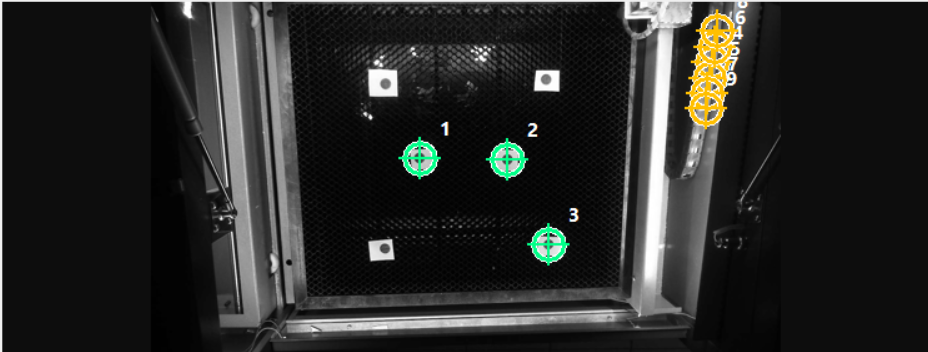
#> input picture Captura de pantalla 2026-09-30 155224.png, 928 x 352 px
$ python -i hybrid_vision.py   (imports and definitions only)   (older library calls are emulated)
#> lines starting #> are read from the running program, lines starting #| are printed output that depends on the picture; after the words box and inside, x2 and y2 are one past the last pixel; in counts of white or black regions, pixels touching at a corner belong together
# SPDX-License-Identifier: GPL-3.0-or-later
# Copyright (C) 2026 JesPezz

"""Vision hibrida para laser CO2 con controladora Ruida.

Cenital (coarse) -> marca de registro en mm via homografia.
Cabezal (fine)   -> microscopio: recentra la marca con submicro precision.

Flujo: calibrate -> run. Configuracion y homografia en calib.json.
"""

import argparse
import itertools
import json
import math
import os
import sys
import time

import cv2
import numpy as np

try:
    import msvcrt
except ImportError:      # fuera de Windows no hay consola que leer
    msvcrt = None

import ruida

HERE = os.path.dirname(os.path.abspath(__file__))
CFG = os.path.join(HERE, "calib.json")
BED_PNG = os.path.join(HERE, "bed.png")
MARKS_PNG = os.path.join(HERE, "marks.png")
HEAD_PNG = os.path.join(HERE, "cabeza.png")
# el orden importa: DSHOW es el que funciona con camaras USB en Windows
BACKENDS = [getattr(cv2, "CAP_DSHOW", -1), cv2.CAP_ANY]
DEFAULTS = {
    "ip": "192.168.1.50",
    "top_cam": 2,
    "head_cam": 0,
    "res": [1920, 1080],
    "top_res": [1920, 1080],
    "head_res": [1280, 720],
    "fps": 30,
    "park": [20.0, 20.0],
    "head_fov_mm": 30.0,
    "head_flip_x": 1,
    "head_flip_y": 1,
    "wasd_flip": 0,
    "cam_offset_mm": [0.0, 0.0],
    "marks": 2,
    "settle": 1.5,
    "min_area": 8,
    "max_area": 40000,
    "thr": 0,
    "exposure": None,
    "gain": None,
}


# [13 lines left out: function load_cfg, not called in this run]


def save_cfg(cfg):
    json.dump(cfg, open(CFG, "w"), indent=2)
    print("guardado %s" % CFG)


# --------------------------------------------------------------------- camaras

# [144 lines left out: functions open_cam, grab, read_gris, fit_circulo, _cross_score, not called in this run]


def find_marks(gray, roi=None, min_area=8, max_area=40000, thr=0, merge=1,
               show=False, min_circularity=0.0, max_aspect_ratio=float("inf"),
               forma="centroide", close=0, min_cross=0.0, adaptive=None):
    """Marcas de registro: componentes oscuros de area plausible, centro
    subpixel por momentos. `min_circularity` permite excluir textura, reflejos
    y bordes cuando la vista solo debe resaltar marcas redondas.

    `forma="circulo"` cambia SOLO como se calcula el centro, por `fit_circulo`.
    Por defecto sigue el centroide porque la calibracion se hizo con el: el
    ajuste de aro solo lo usa el centrado, que va a 0.0255 mm/px.

    `merge` agrupa en una sola marca las detecciones cuyos centroides caen en el
    mismo pixel. El tag de LightBurn es un aro con la cruz dentro, y sin esto son
    dos blobs: dos detecciones y dos marcas fantasma. Como el centroide de un aro
    y el de una cruz concentricos caen ambos en el centro del tag, agrupar por
    centroide las junta sin depender de la separacion entre aro y cruz, que
    cambia con el tamano. Los tags sueltos de la cama van tan lejos que no se
    tocan.

    `close` aplica un cierre morfologico de ese tamano antes de etiquetar: une
    los trozos de una marca rota por brillos o por el borde de la hoja. Es
    pequeno (3 px) para no juntar manchas vecinas.

    `min_cross` exige que el componente tenga una cruz dentro (el tag de Print
    and Cut) y descarta discos lisos, aros y cuadrados de los disenos impresos.
    Se mide con `_cross_score` sobre el recorte del componente.

    `adaptive=(bloque, C)` usa umbral adaptativo en vez de Otsu. Sirve cuando la
    luz no es uniforme y una de las dos marcas sale mucho mas clara que la otra:
    Otsu se queda con la oscura y la clara se pierde. `thr` se ignora entonces."""
#> called with min_area = 8, max_area = 40000, thr = 0, merge = 1, show = False, min_circularity = 0, max_aspect_ratio = inf, forma = 'centroide'
    x0, y0 = (roi[0], roi[1]) if roi else (0, 0)
    g = gray[y0:roi[3], x0:roi[2]] if roi else gray
    if adaptive:
        block, c = adaptive
        binimg = cv2.adaptiveThreshold(
            g, 255, cv2.ADAPTIVE_THRESH_GAUSSIAN_C,
            cv2.THRESH_BINARY_INV, int(block), float(c)) // 255
    elif thr:
        binimg = (g < thr).astype(np.uint8)
    else:
        binimg = cv2.threshold(g, 0, 255, cv2.THRESH_BINARY_INV + cv2.THRESH_OTSU)[1] // 255
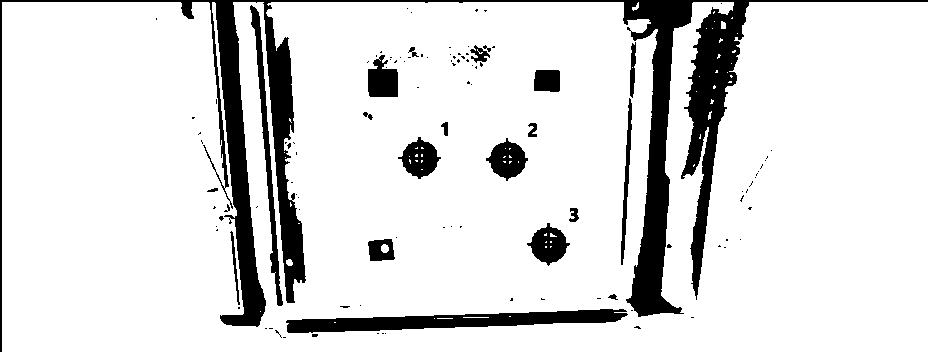
#> binimg: shape (352, 928); values 0 (black) and 1 (white), 87.1% white; 113 black regions (91 under 20 px), largest, box (x1, y1, x2, y2) and area: (0, 0, 928, 352) 29133, (286, 309, 628, 333) 4247, (250, 5, 283, 306) 1698
    if close:
        binimg = cv2.morphologyEx(binimg, cv2.MORPH_CLOSE,
                                  np.ones((int(close), int(close)), np.uint8))
    n, lab, stats, _ = cv2.connectedComponentsWithStats(binimg, 8)
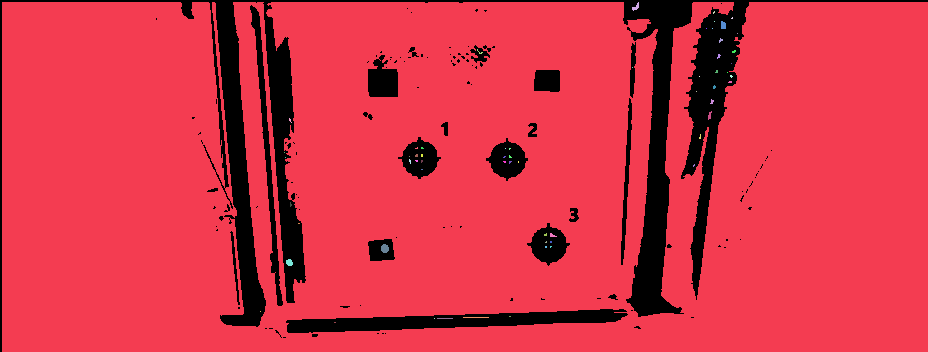
#> lab: shape (352, 928) int32; 62 distinct labels, from 0 to 61; one colour per label, 0 black
#> n = 62; stats = 62 rows, first 6: [0, 0, 928, 352, 42074], [2, 2, 926, 350, 284116], [632, 2, 7, 9, 30], [713, 11, 2, 3, 4], [731, 17, 2, 2, 3], [714, 21, 1, 1, 1]
    out = []
    for i in range(1, n):
        a = stats[i, cv2.CC_STAT_AREA]
        if a < min_area or a > max_area:
            continue
        x, y, w, h = stats[i, :4]
        aspect_ratio = max(w, h) / max(1, min(w, h))
        if aspect_ratio > max_aspect_ratio:
            continue
        component = (lab[y:y + h, x:x + w] == i).astype(np.uint8)
        if min_circularity:
            contours, _ = cv2.findContours(
                component, cv2.RETR_EXTERNAL, cv2.CHAIN_APPROX_SIMPLE)
            if not contours:
                continue
            contour = max(contours, key=cv2.contourArea)
            perimeter = cv2.arcLength(contour, True)
            if perimeter <= 0:
                continue
            circularity = 4.0 * math.pi * cv2.contourArea(contour) / perimeter ** 2
            if circularity < min_circularity:
                continue
        if min_cross and _cross_score(g[y:y + h, x:x + w]) < min_cross:
            continue
        if forma == "circulo":
            c = fit_circulo(component)
            if c is None:
                continue
            centro = c
        else:
            m = cv2.moments(component)
            if m["m00"] <= 0:
                continue
            centro = (m["m10"] / m["m00"], m["m01"] / m["m00"])
        out.append((x0 + x + centro[0], y0 + y + centro[1], int(a)))
#> this loop made 61 passes
#> (a, x, y, w, h, aspect_ratio, component, centro) on passes 12, 21, 32: (9, 732, 50, 4, 3, 1.33, [[0, 0, 1, 1], [1, 1, 1, 1], [1, 1, 1, 0]], (1.56, 1.11)), (9, 713, 85, 3, 4, 1.33, [[0, 1, 0], [1, 1, 1], [1, 1, 1], [1, 1, 0]], (0.889, 1.67)), (8, 415, 154, 3, 3, 1, [[0, 1, 1], [1, 1, 1], [1, 1, 1]], (1.12, 1.12))
#> (a, x, y, w, h, aspect_ratio, centro) on passes 2, 6, 10, 11, 13, 23: (30, 632, 2, 7, 9, 1.29, (3.5, 4.7)), (36, 721, 21, 5, 8, 1.6, (1.86, 3.86)), (11, 719, 38, 4, 5, 1.25, (1.27, 1.91)), (9, 477, 49, 6, 5, 1.2, (2.33, 2.67)), (11, 717, 54, 4, 5, 1.25, (1.36, 1.82)), (12, 710, 99, 4, 5, 1.25, (1.58, 2.25))
#> after the loop, out = 15 items, first 6: (635.5, 6.7, 30), (722.9, 24.86, 36), (720.3, 39.91, 11), (479.3, 51.67, 9), (733.6, 51.11, 9), (718.4, 55.82, 11)
    out.sort(key=lambda p: p[2], reverse=True)
    if merge:
        # De mayor a menor area: cada deteccion se une a la primera del grupo
        # que ya tenga el centro a menos de `merge` pixeles, y el centro del
        # grupo es la media ponderada por area.
        grupos = []
        for u, v, a in out:
            for j, (U, V, A) in enumerate(grupos):
                if abs(U - u) <= merge and abs(V - v) <= merge:
                    t = A + a
                    grupos[j] = ((U * A + u * a) / t, (V * A + v * a) / t, t)
                    break
            else:
                grupos.append((u, v, a))
#> this loop made 15 passes
#> (u, v, a) on passes 1 to 12: (384.4, 248.1, 58), (289, 262.1, 39), (722.9, 24.86, 36), (635.5, 6.7, 30), (475.5, 317, 26), (709.3, 115.1, 21), (552.1, 235, 17), (444.5, 318, 16), (711.6, 101.2, 12), (720.3, 39.91, 11), (718.4, 55.82, 11), (479.3, 51.67, 9)
#> after the loop, grupos = 15 items, first 6: (384.4, 248.1, 58), (289, 262.1, 39), (722.9, 24.86, 36), (635.5, 6.7, 30), (475.5, 317, 26), (709.3, 115.1, 21)
        out = sorted(grupos, key=lambda p: p[2], reverse=True)
#> out has the same summary as grupos
    if show:
        vis = cv2.cvtColor(gray, cv2.COLOR_GRAY2BGR)
        for u, v, a in out:
            cv2.drawMarker(vis, (int(u), int(v)), (0, 0, 255),
                           cv2.MARKER_CROSS, 20, 1)
        cv2.imwrite(MARKS_PNG, vis)
        print("marcas: %s" % MARKS_PNG)
    return out


# [40 lines left out: functions click_point, fit_homography, not called in this run]


def px_to_mm(H, px):
    p = cv2.perspectiveTransform(np.array([px], np.float32)[:, None, :], H)
    return float(p[0, 0, 0]), float(p[0, 0, 1])


# ------------------------------------------------------------------ maquina

class Machine:
    # [9 lines left out: function __init__, not called in this run]

    def park(self):
        return self.goto(*self.cfg["park"])

    # [24 lines left out: functions goto, goto_native, pos, close, not called in this run]


def ask_position():
    x, y = input("X Y en mm (los que pone LightBurn): ").split()
    return float(x), float(y)


# ------------------------------------------------------------------ fases

# FLECHAS DIRECCIONALES DEL TECLADO. El codigo VK va en la palabra alta
# (VK_LEFT=0x25 -> 0x250000 = 2424832, el valor de todos los ejemplos de
# OpenCV), pero como lo empaqueta depende de la version de OpenCV y del
# teclado, y aqui se aceptan todas las formas conocidas:
#   0x250000        VK en la palabra alta, lo normal
#   0x25004B        VK arriba con el scan code pegado debajo
#   0xFFFFFFE0      y al siguiente waitKey el scan code (ARROW_EXT)
#   0x25 a secas    el VK suelto
#   0x21 a 0x24     el teclado numerico con NumLock apagado, que produce
#                   flechas pero como Home/End/Pagina arriba/Pagina abajo
# Abajo es -Y porque el origen de la maquina esta abajo a la izquierda.
VK = {0x25: "-X", 0x26: "+Y", 0x27: "+X", 0x28: "-Y"}
SCAN = {0x48: "+Y", 0x4B: "-X", 0x4D: "+X", 0x50: "-Y"}
NUMPAD = {0x21: "+Y", 0x22: "-X", 0x23: "+X", 0x24: "-Y"}
ARROW_EXT = -32          # 0xFFFFFFE0 con signo, precede al scan code
# Los scan codes de msvcrt son OTROS que los de OpenCV: aqui la izquierda es P
# y abajo S, mientras que en OpenCV la izquierda es K y abajo P. No mezclarlos.
MS_SCAN = {0x48: "+Y", 0x50: "-X", 0x4D: "+X", 0x53: "-Y"}
MS_NUMPAD = {0x48: "+Y", 0x4B: "-X", 0x4D: "+X", 0x47: "-Y"}   # con NumLock off

# LETRAS. Las flechas aqui llegan partidas: en la consola se lee el prefijo
# '\xe0' y el segundo byte no aparece nunca, y en la ventana de OpenCV el
# codigo depende de como se empaquete. Una letra llega siempre y en un solo
# golpe, que es lo que hace falta. WASD, que es lo que se prueba primero.
# La velocidad va en 'v' porque 's' aqui es abajo y no se puede pisar.
# Mayusculas tambien, por si el Bloq Mayus esta puesto.
LETRAS = {"w": "+Y", "a": "-X", "s": "-Y", "d": "+X"}
VEL_KEY = "v"

# Que letra va a que eje NO se escribe a mano: sale de la homografia. El origen
# de la maquina esta en la esquina inferior izquierda, pero eso no dice nada de
# como esta montada la cenital: si la camara va girada 180 grados, la Y de la
# maquina cae hacia abajo en la imagen y "arriba" en pantalla es -Y. Con W a +Y
# el cabezal se va justo al reves de lo que espera el ojo (que es lo que paso:
# no decia "un eje va mal", decia "va a la inversa", o sea los dos).


def _op(d):
    """El eje contrario: '+X' -> '-X'."""
    return ("-" if d[0] == "+" else "+") + d[1]


# [49 lines left out: functions _wasd_de_H, _mapa_wasd, _flecha, not called in this run]


# Prefijo de tecla extendida ('\x00' o '\xe0') que ya se leyo de la consola
# y esta esperando su scan code. Vive fuera de _tecla porque se lee y se
# consume en llamadas distintas.
_PEND = []


# [47 lines left out: function _tecla, not called in this run]
# Pulsos deadbeat de 1, 20 y 100 ms -> 0.2, 0.44 y 3.4 mm con el perfil lento.
STEP_MS = (1, 20, 100)
STEP_MM = (0.2, 0.44, 3.4)
PASO_MIN, PASO_MAX = 0.1, 10.0       # lo que se puede pedir con -/+


# [1205 lines left out: functions ms_de_paso, _escala, _px_de_mm, _barra, _texto, mirar and 14 more, not called in this run]


# [9 lines not run here, left out]

>>> import cv2
>>> picture = cv2.imread('Captura de pantalla 2026-09-30 155224.png', cv2.IMREAD_GRAYSCALE)
>>> result = find_marks(picture)
#> result has the same summary as grupos in find_marks
